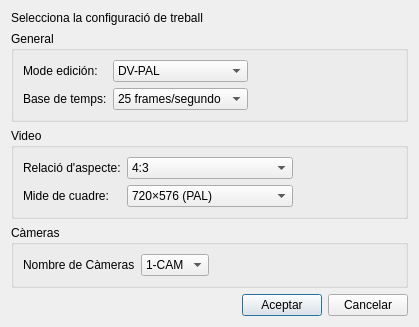
<?xml version="1.0" encoding="UTF-8"?>
<ui version="4.0">
 <class>Dialog</class>
 <widget class="QDialog" name="Dialog">
  <property name="geometry">
   <rect>
    <x>0</x>
    <y>0</y>
    <width>419</width>
    <height>319</height>
   </rect>
  </property>
  <property name="windowTitle">
   <string>Dialog</string>
  </property>
  <layout class="QGridLayout" name="gridLayout_4">
   <item row="0" column="0">
    <layout class="QVBoxLayout" name="verticalLayout">
     <item>
      <widget class="QLabel" name="label_6">
       <property name="styleSheet">
        <string notr="true">font: 12pt &quot;Calibri&quot;;</string>
       </property>
       <property name="text">
        <string>Selecciona la configuració de treball</string>
       </property>
      </widget>
     </item>
     <item>
      <widget class="QGroupBox" name="General">
       <property name="title">
        <string>General</string>
       </property>
       <layout class="QGridLayout" name="gridLayout_2">
        <item row="0" column="0">
         <widget class="QLabel" name="label">
          <property name="text">
           <string>Mode edición:</string>
          </property>
         </widget>
        </item>
        <item row="0" column="1">
         <widget class="QComboBox" name="Modoedicion">
          <item>
           <property name="text">
            <string>DV-PAL</string>
           </property>
          </item>
          <item>
           <property name="text">
            <string>DV-NTSC</string>
           </property>
          </item>
          <item>
           <property name="text">
            <string>HDV </string>
           </property>
          </item>
         </widget>
        </item>
        <item row="1" column="0">
         <widget class="QLabel" name="label_2">
          <property name="text">
           <string>Base de temps:</string>
          </property>
         </widget>
        </item>
        <item row="1" column="1">
         <widget class="QComboBox" name="Framessegundo">
          <item>
           <property name="text">
            <string>25 frames/segundo</string>
           </property>
          </item>
          <item>
           <property name="text">
            <string>30 frames/segundo</string>
           </property>
          </item>
         </widget>
        </item>
        <item row="0" column="2">
         <spacer name="horizontalSpacer_2">
          <property name="orientation">
           <enum>Qt::Horizontal</enum>
          </property>
          <property name="sizeHint" stdset="0">
           <size>
            <width>40</width>
            <height>20</height>
           </size>
          </property>
         </spacer>
        </item>
       </layout>
      </widget>
     </item>
     <item>
      <widget class="QGroupBox" name="Video">
       <property name="title">
        <string>Video</string>
       </property>
       <layout class="QGridLayout" name="gridLayout_3">
        <item row="0" column="0">
         <widget class="QLabel" name="label_4">
          <property name="text">
           <string>Relació d'aspecte:</string>
          </property>
         </widget>
        </item>
        <item row="0" column="1">
         <widget class="QComboBox" name="Aspecto">
          <item>
           <property name="text">
            <string>4:3</string>
           </property>
          </item>
          <item>
           <property name="text">
            <string>16:9</string>
           </property>
          </item>
         </widget>
        </item>
        <item row="1" column="0">
         <widget class="QLabel" name="label_3">
          <property name="text">
           <string>Mide de cuadre:</string>
          </property>
         </widget>
        </item>
        <item row="1" column="1">
         <widget class="QComboBox" name="Tamanycuadre">
          <item>
           <property name="text">
            <string>720×576 (PAL)</string>
           </property>
          </item>
          <item>
           <property name="text">
            <string>720×480 (NTSC)</string>
           </property>
          </item>
          <item>
           <property name="text">
            <string>1280 × 720 (HD READY)</string>
           </property>
          </item>
          <item>
           <property name="text">
            <string>1920 × 1080 (FULL HD)</string>
           </property>
          </item>
         </widget>
        </item>
        <item row="0" column="2">
         <spacer name="horizontalSpacer_3">
          <property name="orientation">
           <enum>Qt::Horizontal</enum>
          </property>
          <property name="sizeHint" stdset="0">
           <size>
            <width>40</width>
            <height>20</height>
           </size>
          </property>
         </spacer>
        </item>
       </layout>
      </widget>
     </item>
     <item>
      <widget class="QGroupBox" name="Camaras">
       <property name="title">
        <string>Càmeras</string>
       </property>
       <layout class="QGridLayout" name="gridLayout">
        <item row="0" column="0">
         <widget class="QLabel" name="label_5">
          <property name="text">
           <string>Nombre de Càmeras</string>
          </property>
         </widget>
        </item>
        <item row="0" column="1">
         <widget class="QComboBox" name="NumCam">
          <item>
           <property name="text">
            <string>1-CAM</string>
           </property>
          </item>
          <item>
           <property name="text">
            <string>2-CAM</string>
           </property>
          </item>
          <item>
           <property name="text">
            <string>3-CAM</string>
           </property>
          </item>
          <item>
           <property name="text">
            <string>4-CAM</string>
           </property>
          </item>
          <item>
           <property name="text">
            <string>5-CAM</string>
           </property>
          </item>
          <item>
           <property name="text">
            <string>6-CAM</string>
           </property>
          </item>
         </widget>
        </item>
        <item row="0" column="2">
         <spacer name="horizontalSpacer_4">
          <property name="orientation">
           <enum>Qt::Horizontal</enum>
          </property>
          <property name="sizeHint" stdset="0">
           <size>
            <width>40</width>
            <height>20</height>
           </size>
          </property>
         </spacer>
        </item>
       </layout>
      </widget>
     </item>
     <item>
      <layout class="QHBoxLayout" name="horizontalLayout">
       <item>
        <spacer name="horizontalSpacer">
         <property name="orientation">
          <enum>Qt::Horizontal</enum>
         </property>
         <property name="sizeHint" stdset="0">
          <size>
           <width>40</width>
           <height>20</height>
          </size>
         </property>
        </spacer>
       </item>
       <item>
        <widget class="QPushButton" name="Aceptar">
         <property name="text">
          <string>Aceptar</string>
         </property>
        </widget>
       </item>
       <item>
        <widget class="QPushButton" name="CancelarBoton">
         <property name="text">
          <string>Cancelar</string>
         </property>
        </widget>
       </item>
      </layout>
     </item>
    </layout>
   </item>
  </layout>
 </widget>
 <resources/>
 <connections>
  <connection>
   <sender>Aceptar</sender>
   <signal>clicked()</signal>
   <receiver>Dialog</receiver>
   <slot>accept()</slot>
   <hints>
    <hint type="sourcelabel">
     <x>245</x>
     <y>278</y>
    </hint>
    <hint type="destinationlabel">
     <x>192</x>
     <y>272</y>
    </hint>
   </hints>
  </connection>
  <connection>
   <sender>CancelarBoton</sender>
   <signal>clicked()</signal>
   <receiver>Dialog</receiver>
   <slot>reject()</slot>
   <hints>
    <hint type="sourcelabel">
     <x>346</x>
     <y>270</y>
    </hint>
    <hint type="destinationlabel">
     <x>370</x>
     <y>272</y>
    </hint>
   </hints>
  </connection>
 </connections>
</ui>
